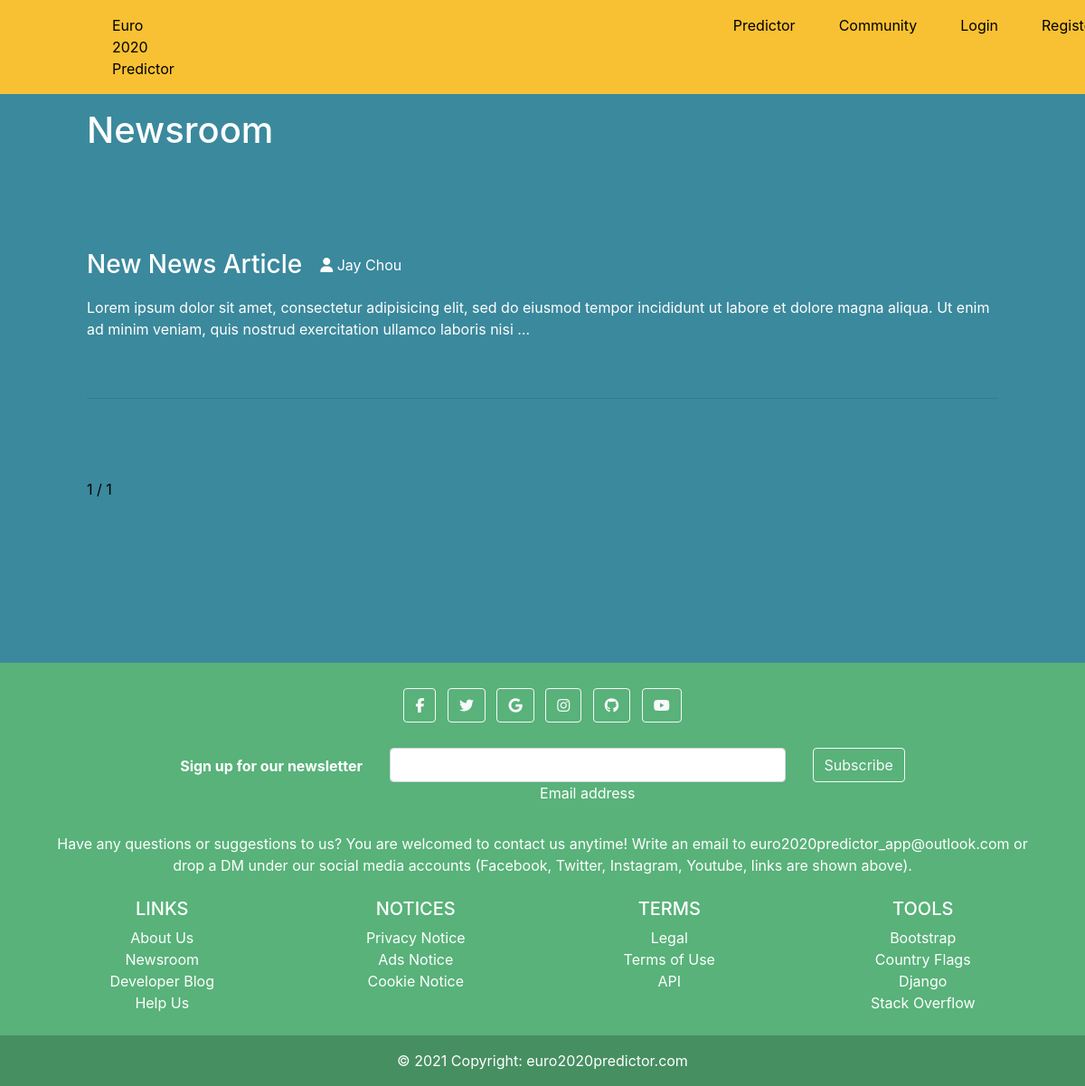
The app's page /newsroom/ with its own data.
### euro/models.py (models this page shows, shortened)
class NewsArticle(models.Model):
    title = models.CharField(max_length=120)
    content = models.TextField()
    author = models.CharField(max_length=120)
    datetime = models.CharField(max_length=120, default='2000-01-01 00:00:00')

### euro/views.py (the view)
# urls.py: path('newsroom/',newsroom, name='newsroom'),
def newsroom(request):
    if request.session.get('logged_in') == None:
        logged_in = False
    else:
        logged_in = True
    news = NewsArticle.objects.all().order_by('-id')
    p = Paginator(news, 10)
    page_num = request.GET.get('page', 1)
    try:
        page = p.page(page_num)
    except:
        page = p.page(1)
    context = {
        'post': page,
        'logged_in': logged_in
    }
    return render(request, 'newsroom.html', context)

### templates/newsroom.html (shortened to what this page needs)
{% extends 'base.html' %}
{% block body %}
<div style="display: flex; flex-direction: row;">
    <div style="width: 8%;"></div>
    <div style="width: 84%;">
        <h1>Newsroom</h1>
        <div style="height: 100px;"></div>
        <div>
            {% for i in post %}
            <div>
                <div style="display: flex; flex-direction: row;">
                    <a style="color: white" href="{% url 'detail_news' id=i.id %}"><h3>{{ i.title }}</h3>  </a>
                    <div style="margin: 5px 5px 5px 20px;">
                        <i class='fa fa-user'></i> {{ i.author }}
                    </div>
                </div>
                <div style="height: 10px;"></div>
                <div>
                    {{ i.content | truncatechars:200 }}
                </div>
            </div>
            <br><br><hr><br>
            {% endfor %}
        </div>
        <br><br>
        <div class="pagination">
            <span class="step-links">
                <span class="current">
                    <a href="#" style="color: black;">{{ post.number }} / {{ post.paginator.num_pages }}</a>&nbsp;&nbsp;
                </span>
            </span>
        </div>
    </div>
</div>
{% endblock %}

### templates/base.html (style rules this page uses)
body { background-color: rgb(59, 137, 157); color: white; }

### records on screen
NewsArticle: title "New News Article", author "Jay Chou", content "Lorem ipsum dolor sit amet, consectetur adipisicing elit, sed do eiusmod tempor incididunt ut labore et dolore magna aliqua. Ut enim ad minim veniam, quis nostrud exercitation ullamco laboris nisi …"

### other values on screen
{{ post.number }} "1"
{{ post.paginator.num_pages }} "1"
